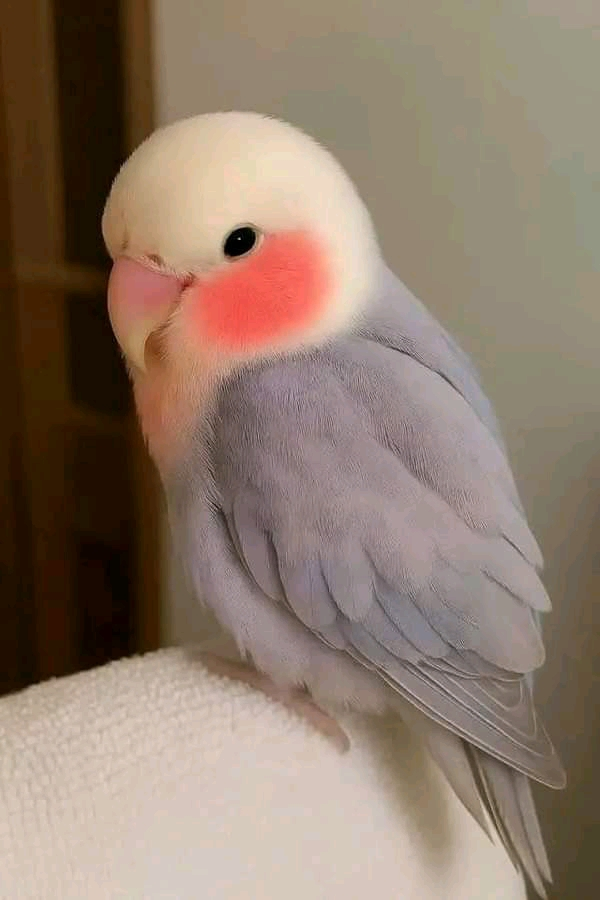
#> input picture images/Original_image.png, 600 x 900 px
$ python -i converter.py   (imports and definitions only)
#> lines starting #> are read from the running program, lines starting #| are printed output that depends on the picture
### src/utils.py
import os
import cv2
from pathlib import Path

def validate_image(image_path):
    """
    Validate that an image file exists and is readable.

    Args:
        image_path (str): Path to the image file

    Raises:
        FileNotFoundError: If the image file doesn't exist
        ValueError: If the file is not a supported image format or cannot be read
    """
#> called with image_path = '../images/Original_image.png'
    if not os.path.isfile(image_path):
        raise FileNotFoundError(f"Image file not found: {image_path}")

    # Check if the file is a supported image format
    supported_formats = ['.jpg', '.jpeg', '.png', '.bmp', '.tiff', '.tif']
    if Path(image_path).suffix.lower() not in supported_formats:
        raise ValueError(f"Unsupported image format: {Path(image_path).suffix}. "
                         f"Supported formats: {', '.join(supported_formats)}")

    # Try to read the image to verify it's valid
    img = cv2.imread(image_path)
#> img is the input picture: shape (900, 600, 3); mean B, G, R 108.1, 123.5, 143.1
    if img is None:
        raise ValueError(f"Could not read image from {image_path}. File may be corrupted.")

def create_output_path(input_path, suffix="_sketch"):
    """
    Create a default output path based on the input path.

    Args:
        input_path (str): Path to the input image
        suffix (str, optional): Suffix to add to the filename. Defaults to "_sketch".

    Returns:
        str: Output path for the sketch
    """
    path = Path(input_path)
    # Use PNG format by default for better quality
    output_path = path.parent / f"{path.stem}{suffix}.png"
    return str(output_path)

# [60 lines left out: functions display_images, get_image_info, not called in this run]

### src/converter.py
import cv2
import numpy as np
from pathlib import Path
from .utils import validate_image, create_output_path

class ImageToSketchConverter:
    """
    A class to convert images to pencil sketches using OpenCV.

    Attributes:
        blur_kernel_size (int): Size of the Gaussian blur kernel
        scale (float): Scale factor for the division operation
    """

    def __init__(self, blur_kernel_size=21, scale=256.0):
        """
        Initialize the ImageToSketchConverter.

        Args:
            blur_kernel_size (int, optional): Size of the Gaussian blur kernel.
                                              Must be an odd number. Defaults to 21.
            scale (float, optional): Scale factor for the division operation.
                                     Defaults to 256.0.
        """
        if blur_kernel_size % 2 == 0:
            raise ValueError("blur_kernel_size must be an odd number")

        self.blur_kernel_size = blur_kernel_size
        self.scale = scale

    def convert(self, image_path, output_path=None):
        """
        Convert an image to pencil sketch.

        Args:
            image_path (str): Path to the input image
            output_path (str, optional): Path to save the output sketch.
                                         If None, a default path will be created.

        Returns:
            numpy.ndarray: The sketch image as a numpy array
        """
        # Validate input image
        validate_image(image_path)

        # Create output path if not provided
        if output_path is None:
            output_path = create_output_path(image_path)

        # Read the image
        image = cv2.imread(image_path)
        if image is None:
            raise ValueError(f"Could not read image from {image_path}")

        # Convert to grayscale
        gray_img = cv2.cvtColor(image, cv2.COLOR_BGR2GRAY)
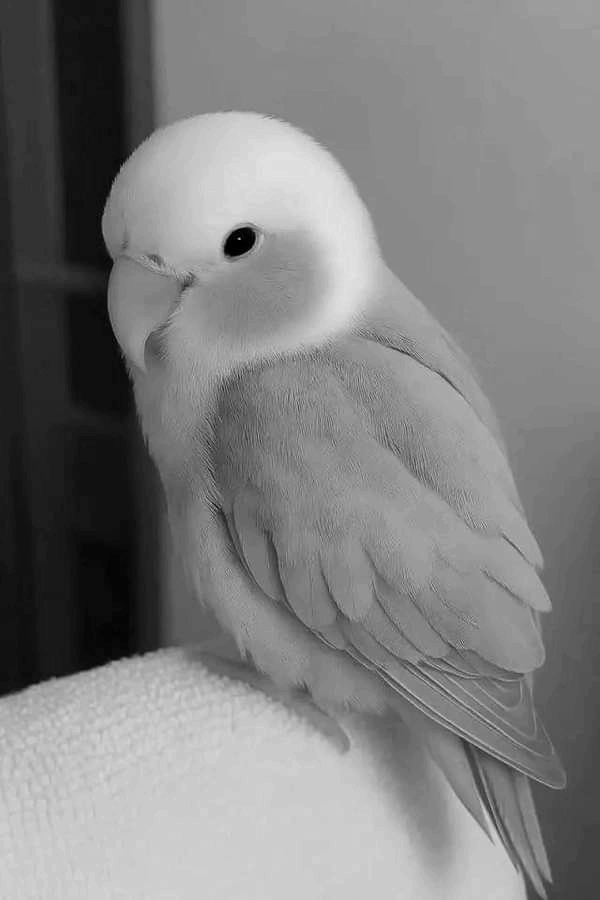
#> gray_img: shape (900, 600); min 0, max 227, mean 127.6

        # Invert the grayscale image
        inverted = cv2.bitwise_not(gray_img)
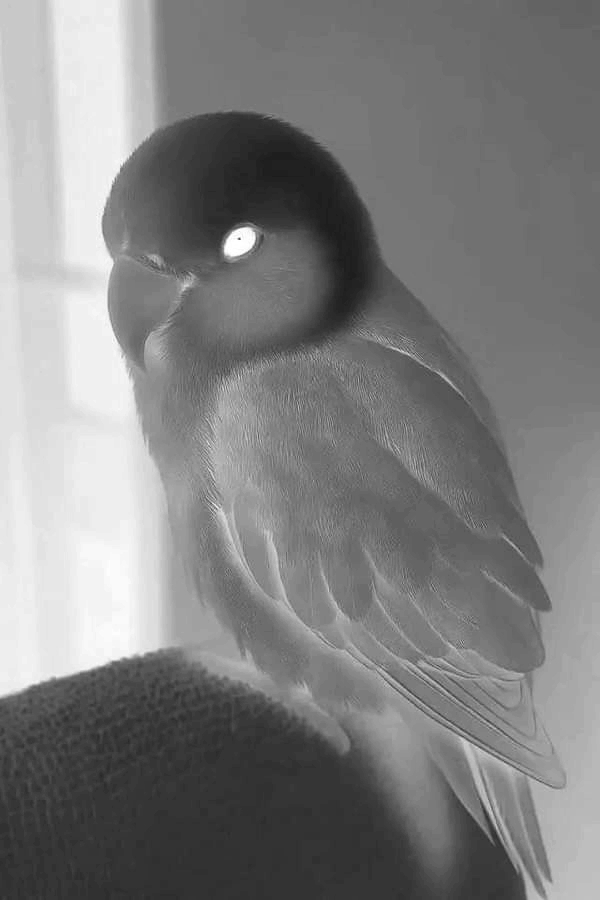
#> inverted: shape (900, 600); min 28, max 255, mean 127.4

        # Apply Gaussian blur
        blur = cv2.GaussianBlur(inverted, (self.blur_kernel_size, self.blur_kernel_size), 0)

        # Invert the blurred image
        inverted_blur = cv2.bitwise_not(blur)

        # Create sketch
        sketch = cv2.divide(gray_img, inverted_blur, scale=self.scale)
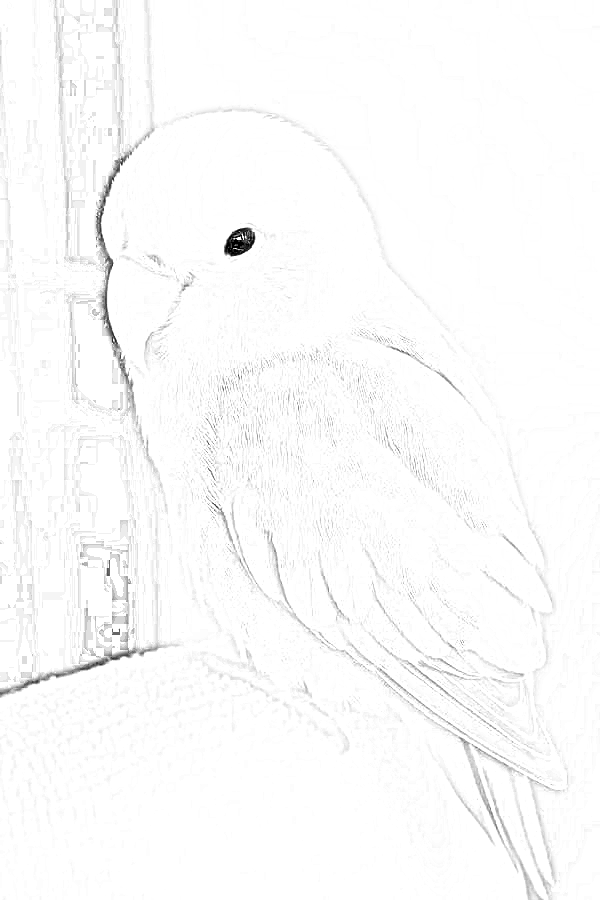
#> sketch: shape (900, 600); min 0, max 255, mean 251.1

        # Save the result
        cv2.imwrite(output_path, sketch)

        return sketch

    def convert_batch(self, image_paths, output_dir=None):
        """
        Convert multiple images to pencil sketches.

        Args:
            image_paths (list): List of paths to input images
            output_dir (str, optional): Directory to save output sketches.
                                        If None, outputs will be saved alongside inputs.

        Returns:
            dict: Mapping of input paths to output paths
        """
        results = {}

        for image_path in image_paths:
            if output_dir:
                output_path = Path(output_dir) / f"{Path(image_path).stem}_sketch.png"
            else:
                output_path = None

            sketch = self.convert(image_path, output_path)
            results[image_path] = output_path if output_path else create_output_path(image_path)

        return results


def convert_image_to_sketch(image_path, output_path=None, blur_kernel_size=21, scale=256.0):
    """
    Convenience function for one-time image to sketch conversion.

    Args:
        image_path (str): Path to the input image
        output_path (str, optional): Path to save the output sketch
        blur_kernel_size (int, optional): Size of the Gaussian blur kernel. Defaults to 21.
        scale (float, optional): Scale factor for the division operation. Defaults to 256.0.

    Returns:
        numpy.ndarray: The sketch image as a numpy array
    """
    converter = ImageToSketchConverter(blur_kernel_size, scale)
    return converter.convert(image_path, output_path)

>>> result = ImageToSketchConverter().convert('../images/Original_image.png')
